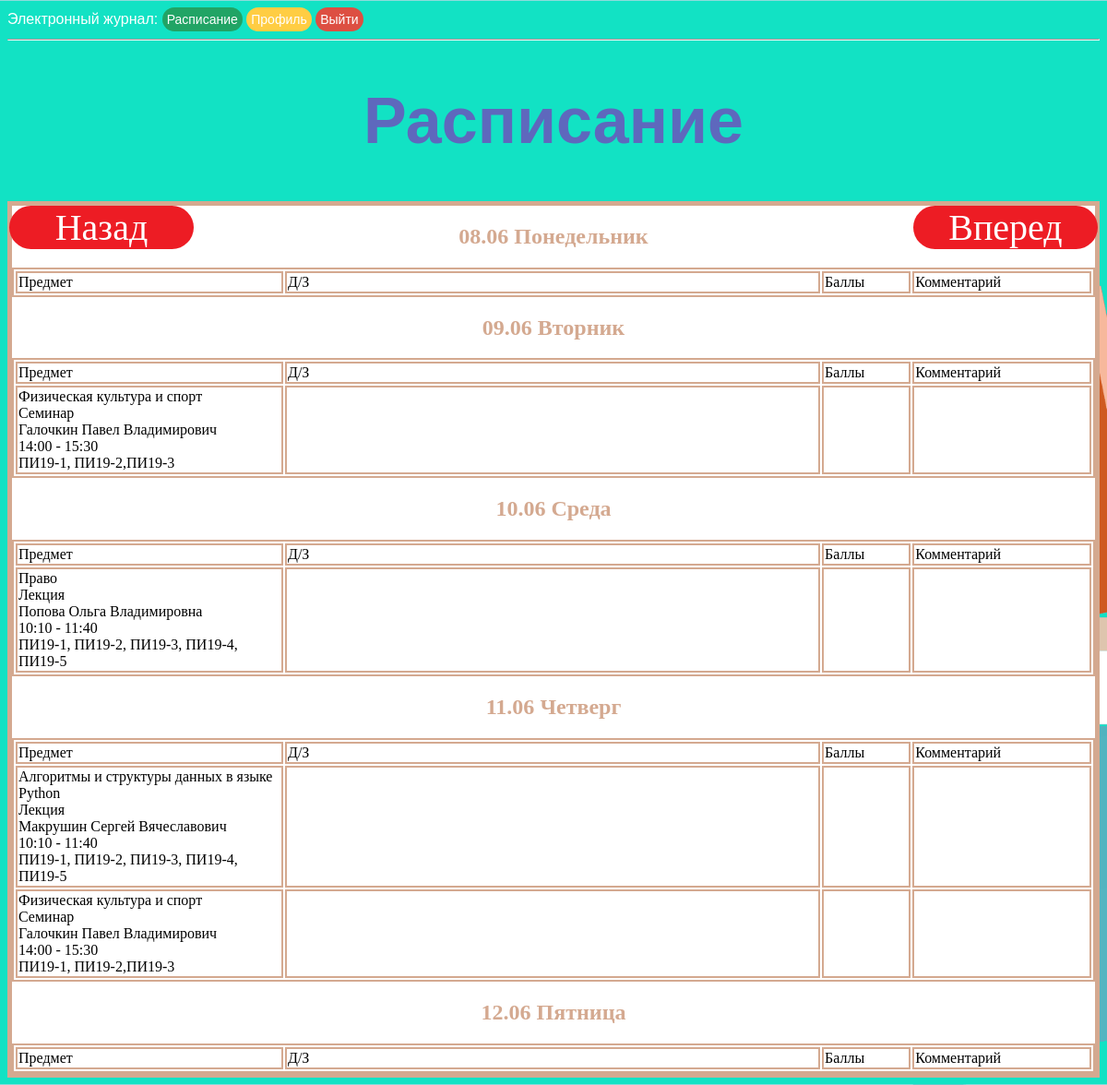
The app's page /schedule_stud/2020-06-09 (signed in) with its own data.
### app/models.py (models this page shows, shortened)
class User(UserMixin, db.Model):
    id = db.Column(db.Integer, primary_key=True)
    priority = db.Column(db.String(64))
    surname = db.Column(db.String(64), index=True)
    name = db.Column(db.String(64), index=True)
    patronymic = db.Column(db.String(64), index=True)
    email = db.Column(db.String(120), index=True, unique=True)
    phone = db.Column(db.Integer, index=True, unique=True)
    groups = db.Column(db.String(60), index=True)
    password_hash = db.Column(db.String(128))
    about_me = db.Column(db.String(140))
    last_seen = db.Column(db.DateTime, default=datetime.today)
    @login.user_loader
    def load_user(id):
        return User.query.get(int(id))

class Schedule(db.Model):
    id = db.Column(db.Integer, primary_key=True)
    date = db.Column(db.DateTime, index=True)
    prepod_id = db.Column(db.Integer, index=True)
    zan_type = db.Column(db.String(12), index=True)
    groups = db.Column(db.String(10), index=True)
    dz = db.Column(db.String(140))
    grades = db.relationship('Grades', backref='schedule', lazy='dynamic')

### app/routes.py (the view)
@app.route('/schedule_stud/<cur_week>', methods=['GET', 'POST'])
@login_required
def schedule_stud(cur_week):
    if current_user.priority == 'Студент':
        cur_week = check_date(cur_week)
        dates = cur_week - timedelta(days=cur_week.weekday())
        d = dict(zip(range(5), ('Понедельник', 'Вторник', 'Среда', 'Четверг', 'Пятница')))
        list_zan = []
        for i in range(5):
            zan = filter(lambda x: current_user.groups in x.groups,
                         Schedule.query.filter(
                             and_(dates < Schedule.date, Schedule.date < dates + timedelta(days=1))).order_by(
                             Schedule.date).all())
            attr = [dates.strftime('%d.%m'), d[dates.weekday()]]
            for j in zan:
                prepod = User.query.filter_by(id=j.prepod_id).first()
                grade = j.grades.filter_by(user_id=current_user.id).first()
                comment = ''
                if grade:
                    comment = grade.comment
                    grade = grade.grade
                attr.append([prepod.groups, j.zan_type, f'{prepod.surname} {prepod.name} {prepod.patronymic}',
                             f'{j.date.time().strftime("%H:%M")} - {(j.date + timedelta(minutes=90)).time().strftime("%H:%M")}',
                             j.groups, j.dz, grade, comment])
            list_zan.append(attr)
            dates += timedelta(days=1)
        return render_template('schedule_stud.html', list_zan=list_zan, go_next=cur_week + timedelta(weeks=1),
                               go_back=cur_week - timedelta(weeks=1))
    else:
        return redirect(url_for('journal'))

### app/routes.py (called while the page is built)
@app.before_request
def before_request():
    if current_user.is_authenticated:
        current_user.last_seen = datetime.today()
        db.session.commit()

def check_date(cur):
    return datetime.now().date() if cur == 'cur_week' else datetime(*map(int, cur.split()[0].split('-'))).date()

### app/templates/schedule_stud.html (shortened to what this page needs)
<!DOCTYPE html>
{% extends "base.html" %}
{% block content%}
<html lang="en">
<head>
</head>
<body>
<h1>Расписание</h1>
<div class="schedule">
    <a class="butt_win" id="go_back" href="{{url_for('schedule_stud', cur_week=go_back)}}" style="position:absolute; top:203px;left:10px;">Назад</a>
    <a class="butt_win" id="go_next" href="{{url_for('schedule_stud', cur_week=go_next)}}" style="position:absolute; top:203px;right:10px;">Вперед</a>
    {% for att in list_zan %}
    <h2>{{att[0]}} {{att[1]}}</h2>
    <table width="100%">
        <tr>
            <td width="25%">Предмет</td>
            <td width="50%">Д/З</td>
            <td>Баллы</td>
            <td>Комментарий</td>
        </tr>
        {% for g in range(2, att|length )%}
            <tr>
                <td>
                    {% for i in range(5) %}
                        {{ att[g][i] }}<br>
                    {% endfor %}
                </td>
                {% for i in range(5, 8) %}
                <td style="text-align: center;">{%if att[g][i] %}{{att[g][i]}}{% endif %}</td>
                {% endfor %}
            </tr>
        {%endfor%}
    </table>
    {% endfor %}
</div>
</body>
</html>
{% endblock %}

### app/static/css/style.css (style rules this page uses)
body { background-color: azure }
h1 { color: #5e68bd; text-align: center; font-size: 70px; font-family: arial; }
h2 { color:#d4a990; font-family: calibri; text-align: center; }
td, table, tr, .schedule { border: 2px solid #d4a990; color:black; font-family: calibri; background:white; }
.schedule { margin-top: 5%; border: 5px solid #d4a990; margin: 0 auto; }
.butt_win { margin-top:20px; text-align:center; width: 200px; user-select: none; background:#ed1c24; border-radius: 50px; color:white; text-decoration: none; user-select: none; outline: none; font-size: 40px; }
body { background: url("/static/images/background-min.png"); color:#fff ; background-attachment: scroll; background-repeat: repeat-x; background-size:cover; }

### records on screen
User: groups "Физическая культура и спорт" "Физическая культура и спорт"
Schedule: zan_type "Семинар" "ПИ19-1, ПИ19-2,ПИ19-3"
User: groups "Право"
Schedule: zan_type "Лекция" "ПИ19-1, ПИ19-2, ПИ19-3, ПИ19-4, ПИ19-5"
User: groups "Алгоритмы и структуры данных в языке Python"
Schedule: zan_type "Лекция" "ПИ19-1, ПИ19-2, ПИ19-3, ПИ19-4, ПИ19-5"
Schedule: zan_type "Семинар" "ПИ19-1, ПИ19-2,ПИ19-3"

### other values on screen
{{ att[0] }} "08.06" "09.06" "10.06" "11.06" "12.06"
{{ att[1] }} "Понедельник" "Вторник" "Среда" "Четверг" "Пятница"
{{ att[g][i] }} "Галочкин Павел Владимирович" "14:00 - 15:30" "Попова Ольга Владимировна" "10:10 - 11:40" "Макрушин Сергей Вячеславович" "10:10 - 11:40" "Галочкин Павел Владимирович" "14:00 - 15:30"
